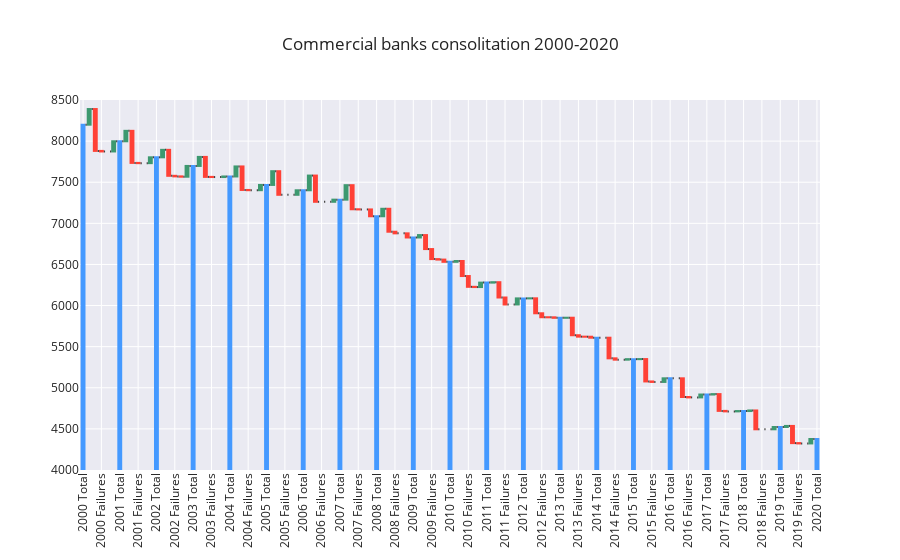

Notebook cell for this chart:
### Markdown cell above
### 3.2 Summary waterfall chart
This chart is a querying tool as well. It not only gives a high level view of the industry consolidation throughout the years but also allows to do visual analysis of the data by zooming into desired flows and periods. use 'Reset axes' to go back to the original view.

### Code cell
data = pd.read_csv('../../data/WaterFall_Data_Commercial.csv', index_col=0)
x = data['Category']
y = data['Value']
measure = data['Measure Type']
fig = go.Figure(go.Waterfall(measure=measure, x=x, y=y))
fig.update_layout(title="Commercial banks consolitation 2000-2020",
                  xaxis = go.layout.XAxis(tickangle = 270))
fig.update_yaxes(range=[4000, 8500])

### Figure 1 — Plotly figure (JSON) as saved in the notebook; plotly's stock layout.template omitted (floating-point values rounded to 4 significant figures)
{"data": [{"measure": ["absolute", "relative", "relative", "relative", "relative", "relative", "total", "relative", "relative", "relative", "relative", "relative", "total", "relative", "relative", "relative", "relative", "relative", "total", "relative", "relative", "relative", "relative", "relative", "total", "relative", "relative", "relative", "relative", "relative", "total", "relative", "relative", "relative", "relative", "relative", "total", "relative", "relative", "relative", "relative", "relative", "total", "relative", "relative", "relative", "relative", "relative", "total", "relative", "relative", "relative", "relative", "relative", "total", "relative", "relative", "relative", "relative", "relative", "total", "relative", "relative", "relative", "relative", "relative", "total", "relative", "relative", "relative", "relative", "relative", "total", "relative", "relative", "relative", "relative", "relative", "total", "relative", "relative", "relative", "relative", "relative", "total", "relative", "relative", "relative", "relative", "relative", "total", "relative", "relative", "relative", "relative", "relative", "total", "relative", "relative", "relative", "relative", "relative", "total", "relative", "relative", "relative", "relative", "relative", "total", "relative", "relative", "relative", "relative", "relative", "total", "relative", "relative", "relative", "relative", "relative", "total"], "type": "waterfall", "x": ["2000 Total", "2000 New Institutions", "2000 Combinations", "2000 Failures", "2000 Liquidations", "2000 Adjustments", "2001 Total", "2001 New Institutions", "2001 Combinations", "2001 Failures", "2001 Liquidations", "2001 Adjustments", "2002 Total", "2002 New Institutions", "2002 Combinations", "2002 Failures", "2002 Liquidations", "2002 Adjustments", "2003 Total", "2003 New Institutions", "2003 Combinations", "2003 Failures", "2003 Liquidations", "2003 Adjustments", "2004 Total", "2004 New Institutions", "2004 Combinations", "2004 Failures", "2004 Liquidations", "2004 Adjustments", "2005 Total", "2005 New Institutions", "2005 Combinations", "2005 Failures", "2005 Liquidations", "2005 Adjustments", "2006 Total", "2006 New Institutions", "2006 Combinations", "2006 Failures", "2006 Liquidations", "2006 Adjustments", "2007 Total", "2007 New Institutions", "2007 Combinations", "2007 Failures", "2007 Liquidations", "2007 Adjustments", "2008 Total", "2008 New Institutions", "2008 Combinations", "2008 Failures", "2008 Liquidations", "2008 Adjustments", "2009 Total", "2009 New Institutions", "2009 Combinations", "2009 Failures", "2009 Liquidations", "2009 Adjustments", "2010 Total", "2010 New Institutions", "2010 Combinations", "2010 Failures", "2010 Liquidations", "2010 Adjustments", "2011 Total", "2011 New Institutions", "2011 Combinations", "2011 Failures", "2011 Liquidations", "2011 Adjustments", "2012 Total", "2012 New Institutions", "2012 Combinations", "2012 Failures", "2012 Liquidations", "2012 Adjustments", "2013 Total", "2013 New Institutions", "2013 Combinations", "2013 Failures", "2013 Liquidations", "2013 Adjustments", "2014 Total", "2014 New Institutions", "2014 Combinations", "2014 Failures", "2014 Liquidations", "2014 Adjustments", "2015 Total", "2015 New Institutions", "2015 Combinations", "2015 Failures", "2015 Liquidations", "2015 Adjustments", "2016 Total", "2016 New Institutions", "2016 Combinations", "2016 Failures", "2016 Liquidations", "2016 Adjustments", "2017 Total", "2017 New Institutions", "2017 Combinations", "2017 Failures", "2017 Liquidations", "2017 Adjustments", "2018 Total", "2018 New Institutions", "2018 Combinations", "2018 Failures", "2018 Liquidations", "2018 Adjustments", "2019 Total", "2019 New Institutions", "2019 Combinations", "2019 Failures", "2019 Liquidations", "2019 Adjustments", "2020 Total"], "y": [8200, 190, -509, -7, 0, 124, 0, 127, -390, -3, 0, 71, 0, 91, -316, -7, -4, 131, 0, 110, -243, -2, 0, 7, 0, 122, -286, -3, 0, 64, 0, 167, -287, 0, 0, 55, 0, 179, -319, 0, 0, 26, 0, 176, -293, -2, 0, -83, 0, 91, -279, -20, 0, -50, 0, 29, -170, -122, -6, -27, 0, 10, -183, -131, -3, 54, 0, 5, -186, -85, 0, 74, 0, 1, -182, -48, -1, -6, 0, 1, -213, -17, -1, -12, 0, 0, -251, -16, 0, 6, 0, 1, -272, -6, 0, 44, 0, 0, -227, -5, 0, 35, 0, 5, -204, -6, 0, 4, 0, 7, -229, 0, 0, 28, 0, 13, -209, -4, 0, 54, 0]}], "layout": {"title": {"text": "Commercial banks consolitation 2000-2020"}, "xaxis": {"tickangle": -90}, "yaxis": {"range": [4000, 8500]}}}
